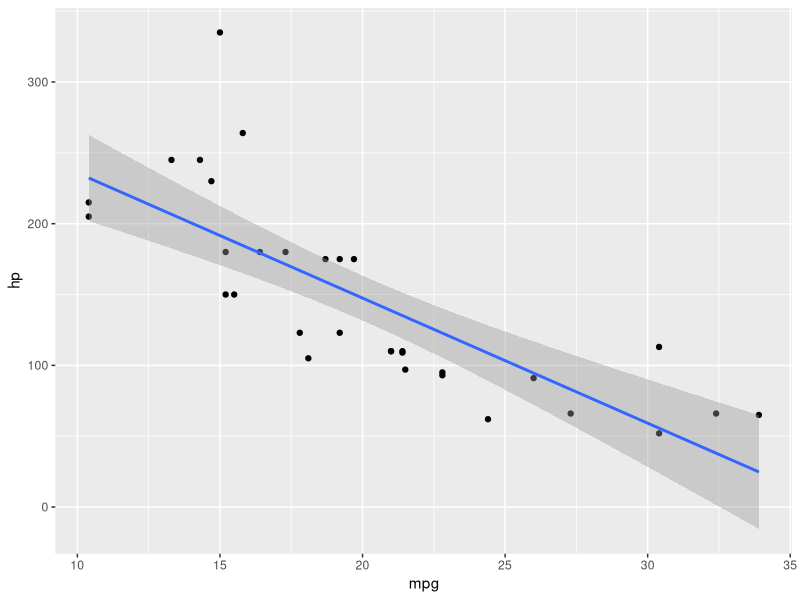
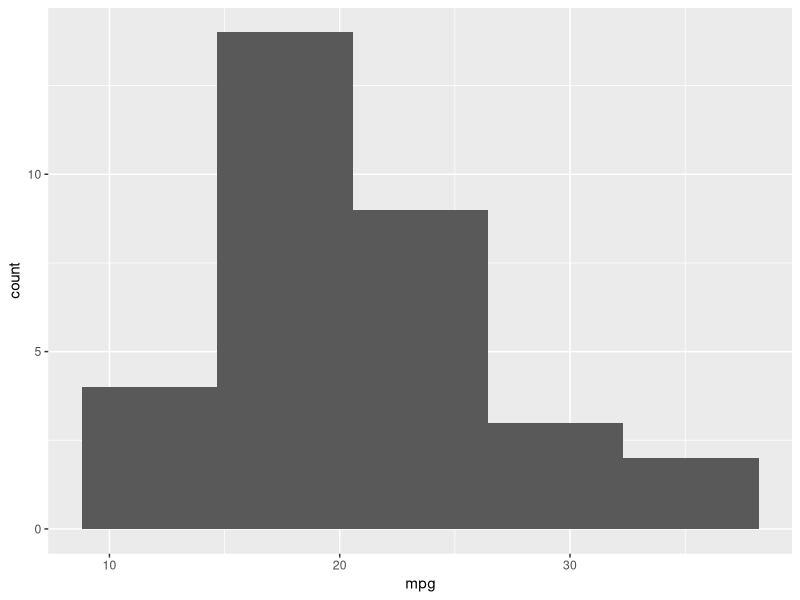
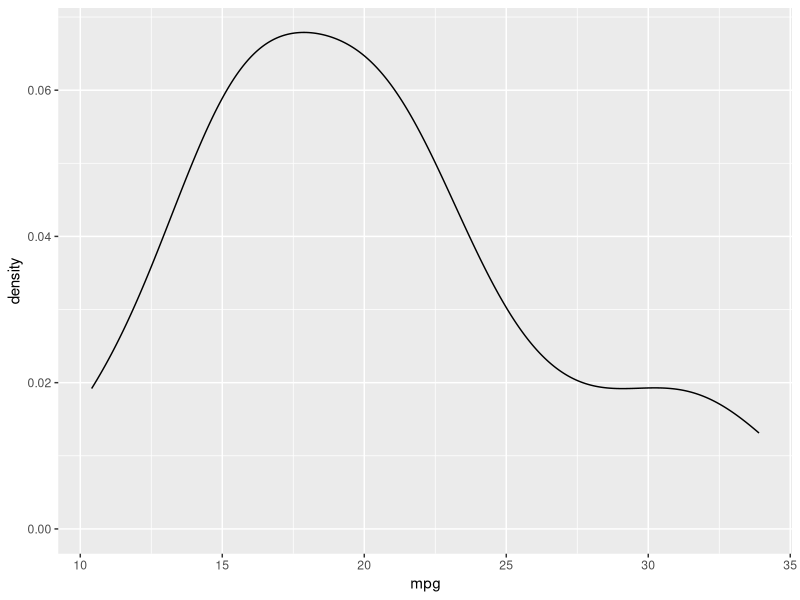
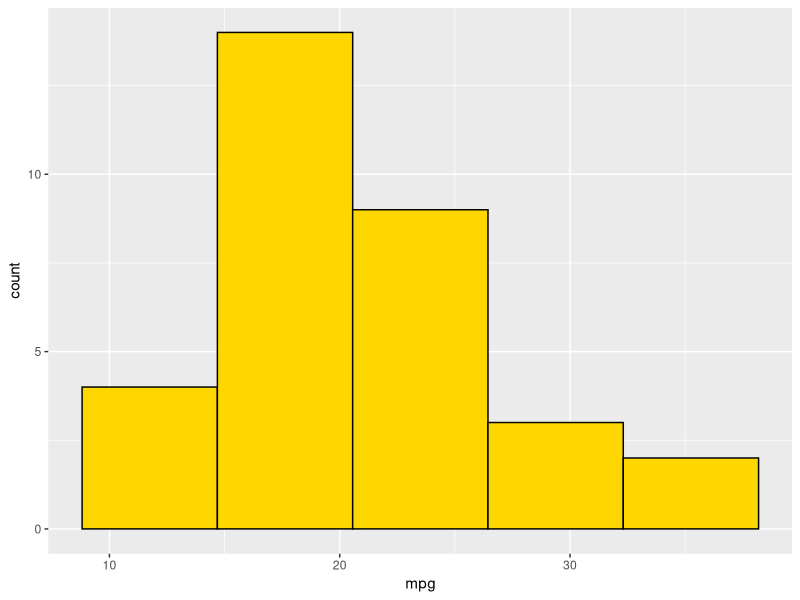
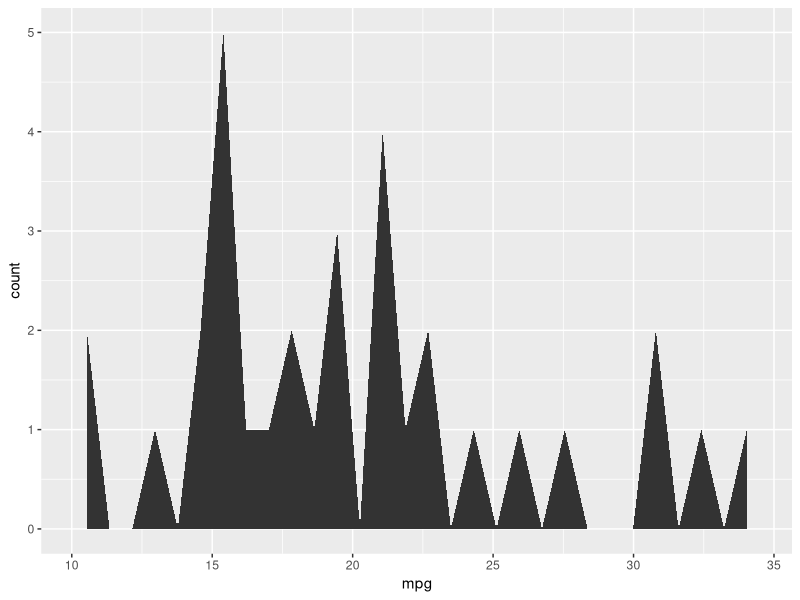
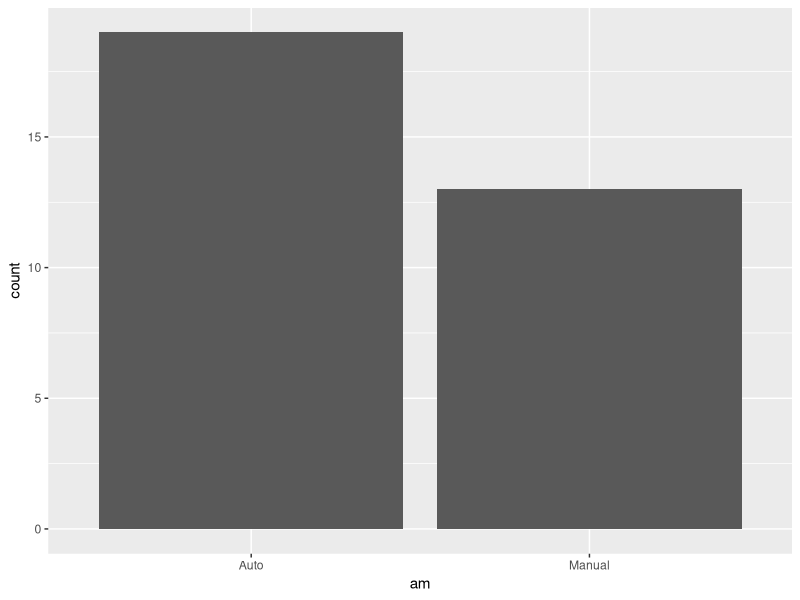
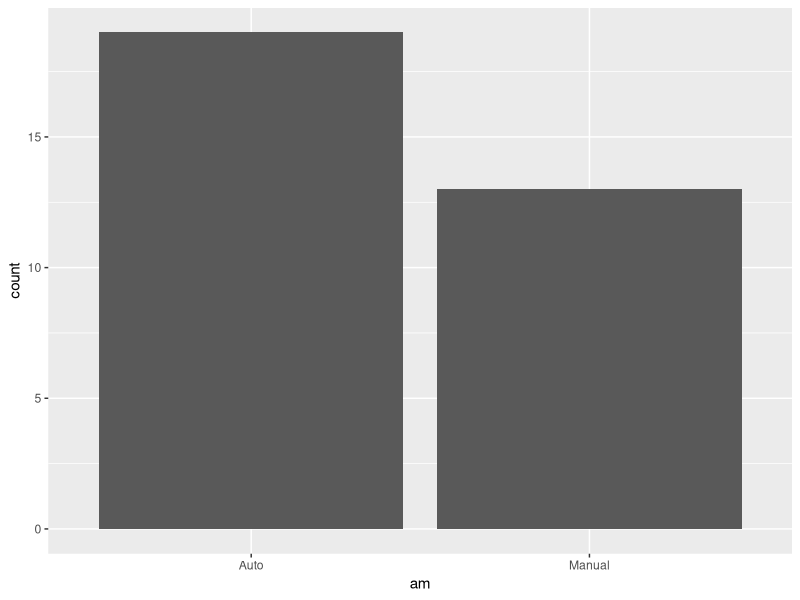
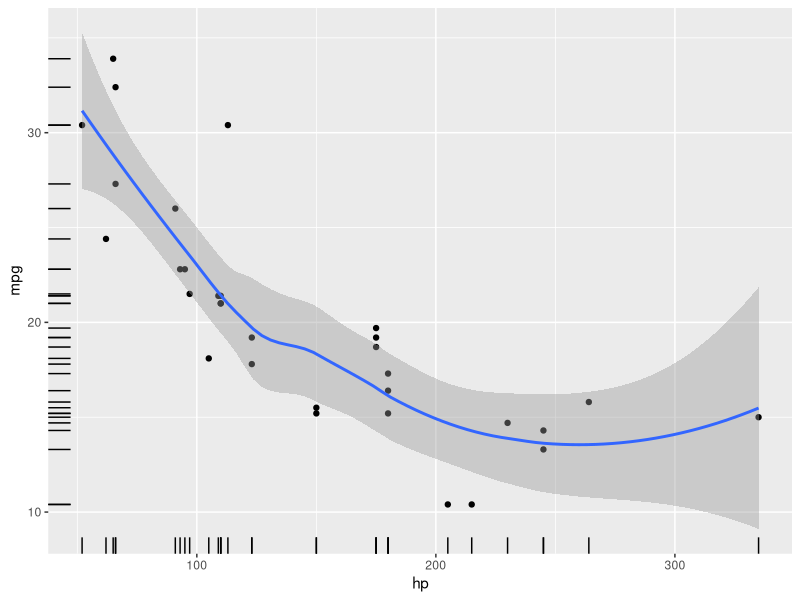

Recreate these plots in R, in order.
## data visualization + markdown
library(tidyverse)

## ggplot2
## grammar of graphic 2D
## hadley wickham

names(mtcars)
## + as add layer
ggplot(data = mtcars, ## base layer
       mapping = aes(x = mpg, y = hp)) + ## base layer
  geom_point() + ## geom_point() -> point as scatter plot in ggsheets
  geom_smooth(method = "lm")

## cheatsheet ggplot2 in R
## discreete vs continuous

## discrete
## 1,2,3,4,5 or "M","F" or "high","med","low"

## continuous (measurement)
## 176.34535675683...

## quiz
## heart rate -> discrete => 1,2,3,4,...,150
## internet data(GB) -> continuous => 10 GB, 10.234523 GB
## it's can be a decimal

gpa <- c(3.41, 3.52, 2.98, 3.95)
## discrete, factor, categorical data

## character
gender <- c(rep("M", 10), rep("F", 8))

## factor(best practice and position has effect with data)
gender_factor <- factor(gender,
                        levels = c("M","F"),
                        label = c("M", "F"))
## table([variable]) -> count data in factor

animals <- c("cat", "dog", "hippo", "cat")
animals <- factor(animals)

## ordinal data => order data
## temperature: low < medium < high
## spending: low < medium < high
spending <- c("low", "high", "med", "med", "high")

spending <- factor(spending,
                   levels = c("low", "med", "high"),
                   label = c("low", "med", "high"),
                   ordered = TRUE)

## factor => 1. norminal data 2. ordinal data

## one variable - continuous
ggplot(mtcars, aes(mpg)) +
  geom_histogram(bins = 5) ## 30 as default

base <- ggplot(mtcars, aes(mpg)) ## base layer

base + geom_density()
base + geom_histogram(bins = 5, fill = "gold", color = "black")
base + geom_area(stat = "bin")

## one variable - discrete/ categorical => can use geom_bar only T_T
# best practice
mtcars |>
  select(hp, wt, am) |>
  mutate( am = ifelse( am == 0, "Auto", "Manual")) |>
  ggplot(aes(am)) +
  geom_bar()

# alternate coding
ggplot(data = mtcars |>
         select(hp, wt, am) |>
         mutate( am = ifelse( am == 0, "Auto", "Manual")),
       aes(am)) +
  geom_bar()

## count data
mtcars |>
  select(hp, wt, am) |>
  mutate( am = ifelse( am == 0, "Auto", "Manual")) |>
  count(am)

## two variables, both continuous
base <- ggplot(data = mtcars,
       mapping = aes(hp, mpg))

base +
  geom_point() + ## scatter chart
  geom_smooth(method = "loess") + ## line chart :: use method = "lm" => linear model ## *** `geom_smooth()` using formula = 'y ~ x' ***
  geom_rug() ## view data distribution

## setting vs mapping
# setting => set manual
base + 
  geom_point(
    col = "red",
    size = 5,
    alpha = 0.9, ## opacity
    shape = 8 ## search point shapes variable in R
  )
# mapping => map column into element of chart
base +
  geom_point(
    mapping = aes(col = factor( am ))
  )

base + 
  geom_point(mapping = aes(col = wt))

## explore data with chart
# set.seed(42) ## fix result when random data
ggplot(diamonds |> sample_frac(0.1), aes(carat, price)) +
  geom_point()

# best practice
set.seed(42)
small_df <- diamonds |>
  sample_frac(0.1)

ggplot(small_df, aes(carat, price)) +
  geom_point(alpha = 0.1, color = "#E39786") + ## can use hex color replace color name
  theme_minimal() ## remove background color

ggplot(small_df, aes(carat, price)) +
  geom_point(mapping = aes(col = cut)) + 
  theme_minimal()

ggplot(small_df, ## data
       aes(carat, price, col = cut)) + ## mapping
  geom_point(size = 3, alpha = 0.2) + 
  theme_minimal()

## mapping is happen in aes function
## setting is manual value in chart

## filter more with cut value
set.seed(42)
small_df2 <- diamonds |>
  sample_frac(0.1) |>
  filter(cut %in% c("Fair", "Premium", "Ideal")) 

ggplot(small_df2, ## data
       aes(carat, price, col = cut)) + ## mapping
  geom_point(size = 3, alpha = 0.2) + 
  theme_minimal()

## facet, sub plot
base2 <- ggplot(small_df2, ## data
       aes(carat, price, col = cut)) + ## mapping
  geom_point(size = 3, alpha = 0.2) + 
  theme_minimal()

base2 +
  facet_wrap(~cut, nrow = 1) ## ncol, nrow change layout

base2 +
  facet_wrap(~color, ncol = 3)

## facet grid
base2 + 
  facet_grid(color ~ cut)

ggplot(small_df2 |> 
         filter( carat <= 2.5 ), ## data
                aes(carat, price)) + ## mapping
  geom_point(size = 3, alpha = 0.2) + 
  geom_smooth(se = FALSE, col = "red") + 
  theme_minimal() #+
  # facet_grid(color ~ cut)

## set title, caption, x/y labels
base3 <- ggplot(small_df2 |> 
                  filter( carat <= 2.5 ), ## data
                aes(carat, price)) + ## mapping
  geom_point(size = 3, alpha = 0.2) + 
  geom_smooth(se = FALSE, col = "red") + 
  theme_minimal()

base3 +
  labs(title = "Correlation is very strong",
       subtitle = "Correlation is 0.85",
       caption = "Source: ggplot package",
       x = "Diamond Caret",
       y = "Price $ USD")

## change color manual
df <- data.frame(
  id = 1:5,
  friut = c(rep("orange", 3), rep("banana", 2)),
  price = c(20, 25, 21, 24, 30),
  weight = c(5, 4, 7, 6, 10)
)

ggplot(df, aes(weight, price, color = friut)) + 
  geom_point(size = 3) +
  scale_color_manual(values = c("gold", "blue")) +
  theme_minimal()

ggplot(df, aes(weight, price, color = price)) + 
  geom_point(size = 3) +
  theme_minimal() + 
  scale_color_gradient(low = "gold", high = "blue")

## final tips - multiple dataframe in one chart
df1 <- df |> filter(weight < 7)
df2 <-  df |> filter(weight >= 7)

ggplot() +
  theme_minimal() + 
  geom_point(data = df1, 
             mapping = aes(weight, price),
             color = "salmon", size = 3) +
  geom_point(data = df2, 
             mapping = aes(weight, price),
             color = "gold", size = 3)

## homework
## 5 chart with markdown
## What you see in chart that your build

